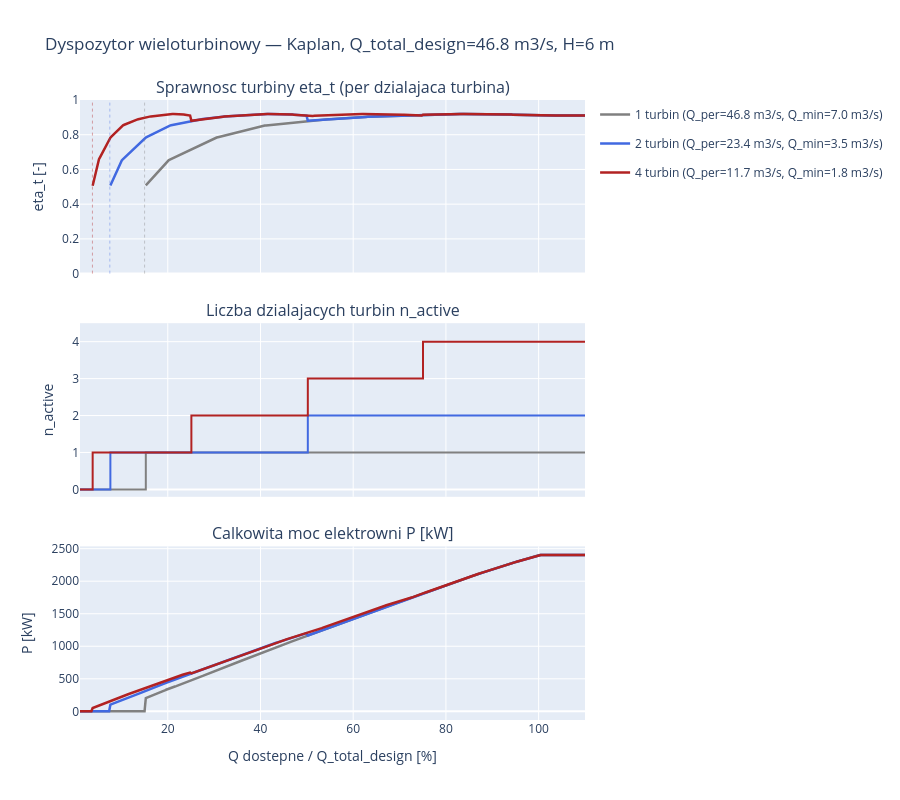

The notebook cell this image was saved under:
### Markdown cell above
**Prompt do LLM:**
> *"Porownaj prace 1 turbiny vs 2 turbin vs 4 turbin dla tego samego calkowitego
> Q_design. Pokaz jak sprawnosc zmienia sie w funkcji Q/Q_total_design.
> Uzyj turbiny Kaplana."*

**Uzyte funkcje:** `src.turbine.dispatch_flow()`, `src.turbine.turbine_efficiency()`

### Code cell
Q_total_design = 46.8  # m3/s (calkowity przeplyw projektowy EW)
kaplan = TURBINE_CATALOG['kaplan']
Q_avail = np.linspace(0.5, Q_total_design * 1.1, 400)

configs = [(1, 'gray'), (2, 'royalblue'), (4, 'firebrick')]
results = {}
for n_turb, _ in configs:
    Q_per_des = Q_total_design / n_turb           # Q_design *per turbine*
    Q_min_per = kaplan.Q_ratio_min * Q_per_des    # Q_min *per turbine*
    Q_each, n_act = dispatch_flow(Q_avail, Q_per_des, n_turb, kaplan)
    # eta per running turbine (0 gdy n_act == 0 — plant stoi)
    Q_ratio = np.where(Q_per_des > 0, Q_each / Q_per_des, 0.0)
    eta = turbine_efficiency(Q_ratio, kaplan)
    eta = np.where(n_act > 0, eta, 0.0)            # twardy zero gdy plant stoi
    # Calkowita moc plantu (kW) — pelny lancuch energetyczny
    rho, g, H = 998, 9.81, 6.0; eta_g = 0.96  # eta_g stala (placeholder) — pelny model generatora w nb 08
    P_plant_kW = n_act * rho * g * Q_each * H * eta * eta_g / 1000.0
    results[n_turb] = dict(
        Q_per_des=Q_per_des, Q_min_per=Q_min_per,
        Q_each=Q_each, n_act=n_act, eta=eta, P_kW=P_plant_kW,
    )

# 3-panel plot: eta_per_turbine, n_active (step), total P_kW
fig = make_subplots(rows=3, cols=1, shared_xaxes=True,
    subplot_titles=[
        'Sprawnosc turbiny eta_t (per dzialajaca turbina)',
        'Liczba dzialajacych turbin n_active',
        'Calkowita moc elektrowni P [kW]',
    ], vertical_spacing=0.08)

x_pct = Q_avail / Q_total_design * 100
for n_turb, color in configs:
    r = results[n_turb]
    label = f'{n_turb} turbin (Q_per={r["Q_per_des"]:.1f} m3/s, Q_min={r["Q_min_per"]:.1f} m3/s)'
    # eta — None gdy n_act==0 (zeby nie laczyc kresek przez zero)
    eta_plot = np.where(r['n_act'] > 0, r['eta'], np.nan)
    fig.add_trace(go.Scatter(x=x_pct, y=eta_plot, mode='lines',
        name=label, line=dict(color=color, width=2.5),
        legendgroup=str(n_turb)), row=1, col=1)
    fig.add_trace(go.Scatter(x=x_pct, y=r['n_act'], mode='lines',
        line=dict(color=color, width=2, shape='hv'), showlegend=False,
        legendgroup=str(n_turb)), row=2, col=1)
    fig.add_trace(go.Scatter(x=x_pct, y=r['P_kW'], mode='lines',
        line=dict(color=color, width=2.5), showlegend=False,
        legendgroup=str(n_turb)), row=3, col=1)
    # Adnotacja punktu uruchomienia (gdy Q_avail == Q_min_per — 1 turbina rusza)
    Q_min_pct = r['Q_min_per'] / Q_total_design * 100
    fig.add_vline(x=Q_min_pct, line=dict(color=color, width=1, dash='dot'),
        opacity=0.4, row=1, col=1)

fig.update_xaxes(title_text='Q dostepne / Q_total_design [%]', row=3, col=1)
fig.update_yaxes(title_text='eta_t [-]', range=[0, 1], row=1, col=1)
fig.update_yaxes(title_text='n_active', range=[-0.2, max(c[0] for c in configs)+0.5], row=2, col=1)
fig.update_yaxes(title_text='P [kW]', row=3, col=1)
fig.update_layout(height=800, hovermode='x unified',
    title='Dyspozytor wieloturbinowy — Kaplan, Q_total_design=46.8 m3/s, H=6 m')
fig.show()

print('Klucze dla zrozumienia wykresow:')
print('  - Q_min_per_turbine = Q_ratio_min * Q_design_per_turbine')
print('    Wiecej turbin → mniejszy Q_design na turbine → mniejszy Q_min → plant rusza wczesniej.')
print('  - Skok eta przy Q = Q_design_per_turbine: dispatch przelacza n_active 1→2 itd.,')
print('    co rozklada przeplyw na wiecej turbin → kazda dziala blizej polowy mocy (mniejsza eta).')
print('  - Eta == 0 gdy Q_avail < Q_min_per_turbine: plant fizycznie stoi.')
print('  - Calkowita moc P_plant rosnie skokowo gdy uruchamia sie kolejna turbina.')

### Figure 1 — Plotly figure (JSON) as saved in the notebook; plotly's stock layout.template omitted (floating-point values rounded to 4 significant figures; data arrays with more than 128 entries replaced by an {"elided": "..."} marker saying what was removed)
{"data": [{"legendgroup": "1", "line": {"color": "gray", "width": 2.5}, "mode": "lines", "name": "1 turbin (Q_per=46.8 m3/s, Q_min=7.0 m3/s)", "type": "scatter", "x": {"elided": "400 float values"}, "xaxis": "x", "y": {"elided": "400 float values"}, "yaxis": "y"}, {"legendgroup": "1", "line": {"color": "gray", "shape": "hv", "width": 2}, "mode": "lines", "showlegend": false, "type": "scatter", "x": {"elided": "400 float values"}, "xaxis": "x2", "y": {"elided": "400 int values"}, "yaxis": "y2"}, {"legendgroup": "1", "line": {"color": "gray", "width": 2.5}, "mode": "lines", "showlegend": false, "type": "scatter", "x": {"elided": "400 float values"}, "xaxis": "x3", "y": {"elided": "400 float values"}, "yaxis": "y3"}, {"legendgroup": "2", "line": {"color": "royalblue", "width": 2.5}, "mode": "lines", "name": "2 turbin (Q_per=23.4 m3/s, Q_min=3.5 m3/s)", "type": "scatter", "x": {"elided": "400 float values"}, "xaxis": "x", "y": {"elided": "400 float values"}, "yaxis": "y"}, {"legendgroup": "2", "line": {"color": "royalblue", "shape": "hv", "width": 2}, "mode": "lines", "showlegend": false, "type": "scatter", "x": {"elided": "400 float values"}, "xaxis": "x2", "y": {"elided": "400 int values"}, "yaxis": "y2"}, {"legendgroup": "2", "line": {"color": "royalblue", "width": 2.5}, "mode": "lines", "showlegend": false, "type": "scatter", "x": {"elided": "400 float values"}, "xaxis": "x3", "y": {"elided": "400 float values"}, "yaxis": "y3"}, {"legendgroup": "4", "line": {"color": "firebrick", "width": 2.5}, "mode": "lines", "name": "4 turbin (Q_per=11.7 m3/s, Q_min=1.8 m3/s)", "type": "scatter", "x": {"elided": "400 float values"}, "xaxis": "x", "y": {"elided": "400 float values"}, "yaxis": "y"}, {"legendgroup": "4", "line": {"color": "firebrick", "shape": "hv", "width": 2}, "mode": "lines", "showlegend": false, "type": "scatter", "x": {"elided": "400 float values"}, "xaxis": "x2", "y": {"elided": "400 int values"}, "yaxis": "y2"}, {"legendgroup": "4", "line": {"color": "firebrick", "width": 2.5}, "mode": "lines", "showlegend": false, "type": "scatter", "x": {"elided": "400 float values"}, "xaxis": "x3", "y": {"elided": "400 float values"}, "yaxis": "y3"}], "layout": {"annotations": [{"font": {"size": 16}, "showarrow": false, "text": "Sprawnosc turbiny eta_t (per dzialajaca turbina)", "x": 0.5, "xanchor": "center", "xref": "paper", "y": 1, "yanchor": "bottom", "yref": "paper"}, {"font": {"size": 16}, "showarrow": false, "text": "Liczba dzialajacych turbin n_active", "x": 0.5, "xanchor": "center", "xref": "paper", "y": 0.64, "yanchor": "bottom", "yref": "paper"}, {"font": {"size": 16}, "showarrow": false, "text": "Calkowita moc elektrowni P [kW]", "x": 0.5, "xanchor": "center", "xref": "paper", "y": 0.28, "yanchor": "bottom", "yref": "paper"}], "height": 800, "hovermode": "x unified", "shapes": [{"line": {"color": "gray", "dash": "dot", "width": 1}, "opacity": 0.4, "type": "line", "x0": 15, "x1": 15, "xref": "x", "y0": 0, "y1": 1, "yref": "y domain"}, {"line": {"color": "royalblue", "dash": "dot", "width": 1}, "opacity": 0.4, "type": "line", "x0": 7.5, "x1": 7.5, "xref": "x", "y0": 0, "y1": 1, "yref": "y domain"}, {"line": {"color": "firebrick", "dash": "dot", "width": 1}, "opacity": 0.4, "type": "line", "x0": 3.75, "x1": 3.75, "xref": "x", "y0": 0, "y1": 1, "yref": "y domain"}], "title": {"text": "Dyspozytor wieloturbinowy — Kaplan, Q_total_design=46.8 m3/s, H=6 m"}, "xaxis": {"anchor": "y", "domain": [0, 1], "matches": "x3", "showticklabels": false}, "xaxis2": {"anchor": "y2", "domain": [0, 1], "matches": "x3", "showticklabels": false}, "xaxis3": {"anchor": "y3", "domain": [0, 1], "title": {"text": "Q dostepne / Q_total_design [%]"}}, "yaxis": {"anchor": "x", "domain": [0.72, 1], "range": [0, 1], "title": {"text": "eta_t [-]"}}, "yaxis2": {"anchor": "x2", "domain": [0.36, 0.64], "range": [-0.2, 4.5], "title": {"text": "n_active"}}, "yaxis3": {"anchor": "x3", "domain": [0, 0.28], "title": {"text": "P [kW]"}}}}
